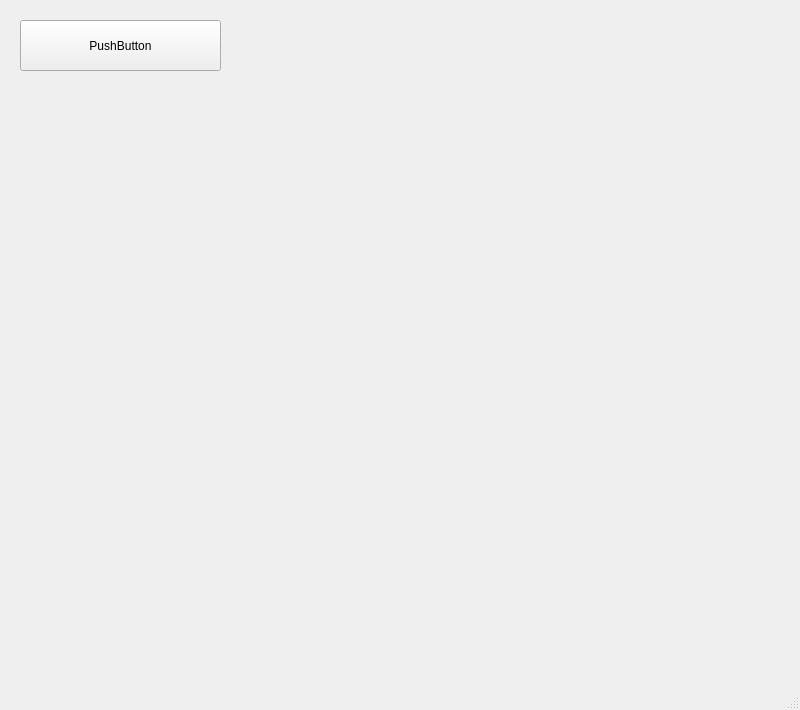
<?xml version="1.0" encoding="UTF-8"?>
<ui version="4.0">
 <class>MainWindow</class>
 <widget class="QMainWindow" name="MainWindow">
  <property name="geometry">
   <rect>
    <x>0</x>
    <y>0</y>
    <width>800</width>
    <height>710</height>
   </rect>
  </property>
  <property name="windowTitle">
   <string>MainWindow</string>
  </property>
  <widget class="QWidget" name="centralwidget">
   <widget class="QPushButton" name="pushButton">
    <property name="geometry">
     <rect>
      <x>20</x>
      <y>20</y>
      <width>201</width>
      <height>51</height>
     </rect>
    </property>
    <property name="text">
     <string>PushButton</string>
    </property>
   </widget>
  </widget>
  <widget class="QMenuBar" name="menubar">
   <property name="geometry">
    <rect>
     <x>0</x>
     <y>0</y>
     <width>800</width>
     <height>26</height>
    </rect>
   </property>
  </widget>
  <widget class="QStatusBar" name="statusbar"/>
 </widget>
 <resources/>
 <connections/>
</ui>
